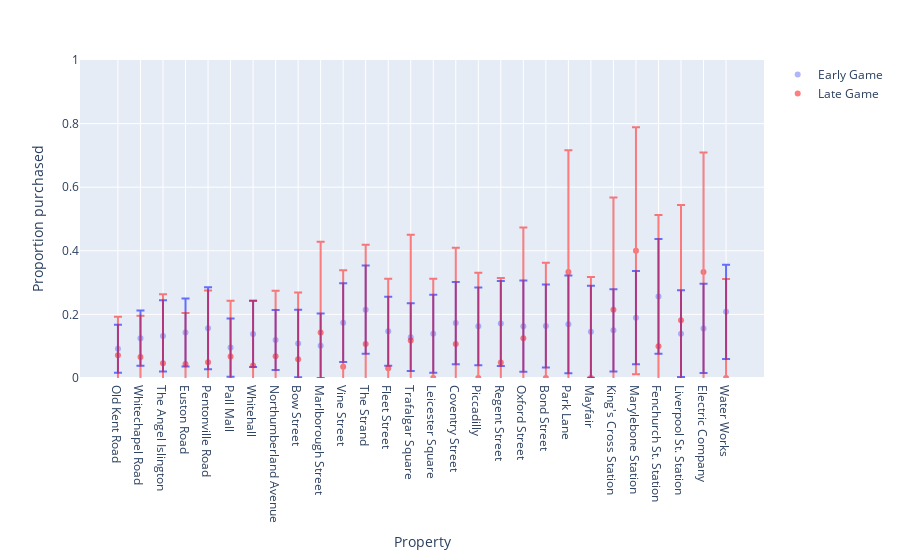

Notebook source saved alongside this figure:
### Code cell
plot_action_proportions(df_purchase, 'Proportion purchased (early game)', 'Proportion purchased (late game)', 'Proportion purchased')

### Figure 1 — Plotly figure (JSON) as saved in the notebook; plotly's stock layout.template omitted (floating-point values rounded to 4 significant figures)
{"data": [{"error_y": {"array": [0.07558, 0.08687, 0.1121, 0.107, 0.1288, 0.09137, 0.1043, 0.0946, 0.1062, 0.1014, 0.124, 0.1391, 0.1086, 0.1066, 0.1228, 0.1292, 0.1223, 0.1336, 0.1435, 0.1303, 0.1536, 0.1445, 0.1295, 0.1467, 0.1805, 0.1364, 0.1402, 0.1483]}, "hovertemplate": "Property=%{x}<br>Proportion purchased (early game)=%{y}<extra></extra>", "legendgroup": "", "marker": {"color": "#636efa", "opacity": 0.5, "symbol": "circle"}, "mode": "markers", "name": "Early Game", "orientation": "v", "showlegend": true, "type": "scatter", "x": ["Old Kent Road", "Whitechapel Road", "The Angel Islington", "Euston Road", "Pentonville Road", "Pall Mall", "Whitehall", "Northumberland Avenue", "Bow Street", "Marlborough Street", "Vine Street", "The Strand", "Fleet Street", "Trafalgar Square", "Leicester Square", "Coventry Street", "Piccadilly", "Regent Street", "Oxford Street", "Bond Street", "Park Lane", "Mayfair", "King's Cross Station", "Marylebone Station", "Fenchurch St. Station", "Liverpool St. Station", "Electric Company", "Water Works"], "xaxis": "x", "y": [0.09202, 0.1252, 0.1322, 0.1429, 0.1562, 0.09567, 0.1387, 0.1196, 0.1084, 0.1017, 0.1741, 0.215, 0.1469, 0.1284, 0.1393, 0.1726, 0.1627, 0.1714, 0.1629, 0.1636, 0.1688, 0.1453, 0.15, 0.1897, 0.2564, 0.1392, 0.1559, 0.2081], "yaxis": "y"}, {"error_y": {"array": [0.1213, 0.1298, 0.2175, 0.1603, 0.2264, 0.1752, 0.2039, 0.206, 0.2104, 0.286, 0.3029, 0.3117, 0.2816, 0.333, 0.3124, 0.3026, 0.3306, 0.2657, 0.3485, 0.3628, 0.3825, 0.3176, 0.3534, 0.3884, 0.4128, 0.3618, 0.3755, 0.3114]}, "hovertemplate": "Property=%{x}<br>Proportion purchased (late game)=%{y}<extra></extra>", "legendgroup": "", "marker": {"color": "red", "symbol": "circle"}, "mode": "markers", "name": "Late Game", "opacity": 0.5, "orientation": "v", "showlegend": true, "type": "scatter", "x": ["Old Kent Road", "Whitechapel Road", "The Angel Islington", "Euston Road", "Pentonville Road", "Pall Mall", "Whitehall", "Northumberland Avenue", "Bow Street", "Marlborough Street", "Vine Street", "The Strand", "Fleet Street", "Trafalgar Square", "Leicester Square", "Coventry Street", "Piccadilly", "Regent Street", "Oxford Street", "Bond Street", "Park Lane", "Mayfair", "King's Cross Station", "Marylebone Station", "Fenchurch St. Station", "Liverpool St. Station", "Electric Company", "Water Works"], "xaxis": "x", "y": [0.07143, 0.06573, 0.04615, 0.04412, 0.04918, 0.06731, 0.03896, 0.06849, 0.05882, 0.1429, 0.03571, 0.1071, 0.0303, 0.1176, 0, 0.1071, 0, 0.04878, 0.125, 0, 0.3333, 0, 0.2143, 0.4, 0.1, 0.1818, 0.3333, 0], "yaxis": "y"}], "layout": {"legend": {"tracegroupgap": 0}, "margin": {"t": 60}, "xaxis": {"anchor": "y", "domain": [0, 1], "title": {"text": "Property"}}, "yaxis": {"anchor": "x", "domain": [0, 1], "range": [0, 1], "title": {"text": "Proportion purchased"}}}}
